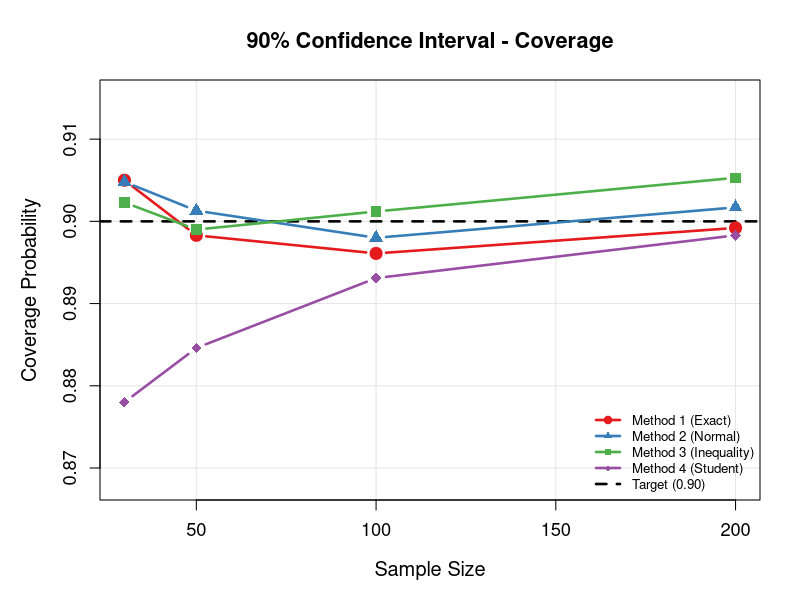
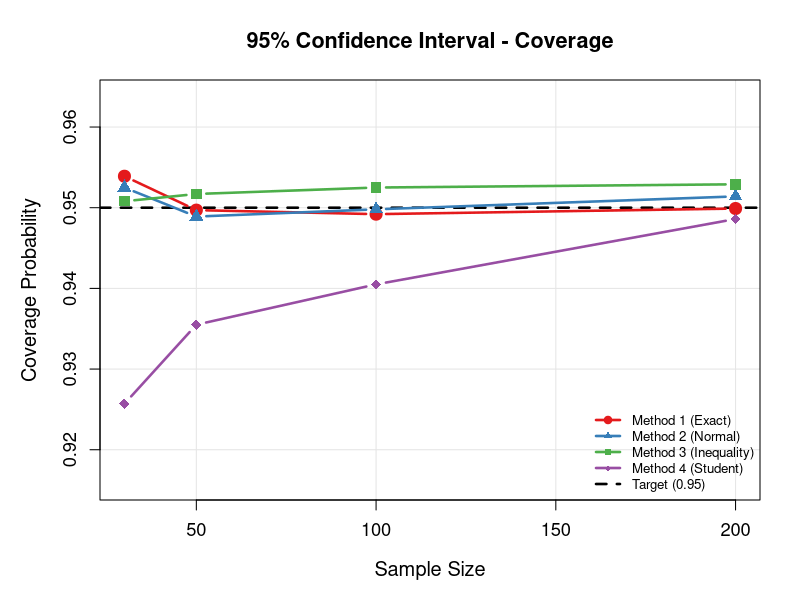
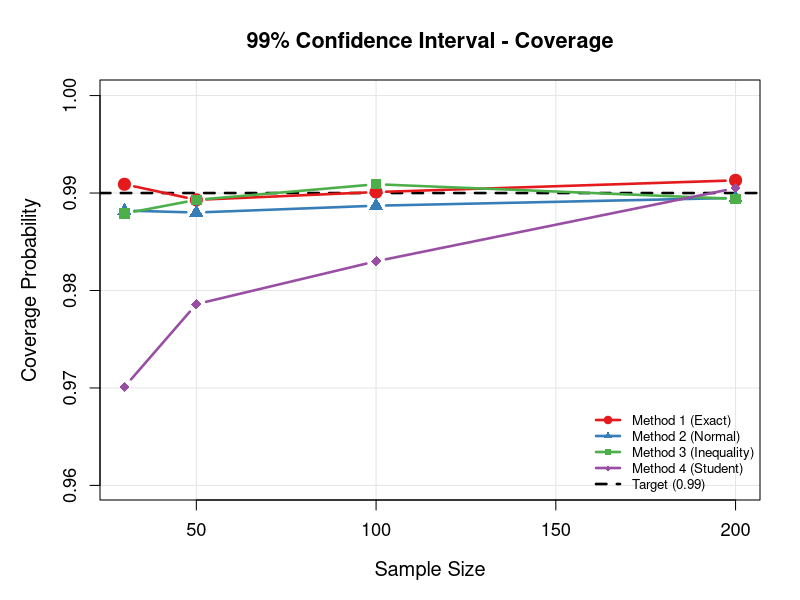
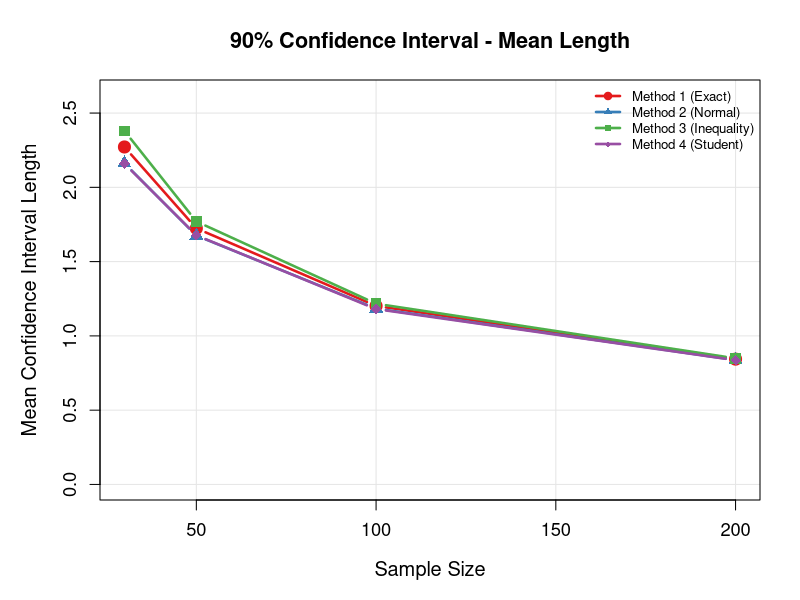
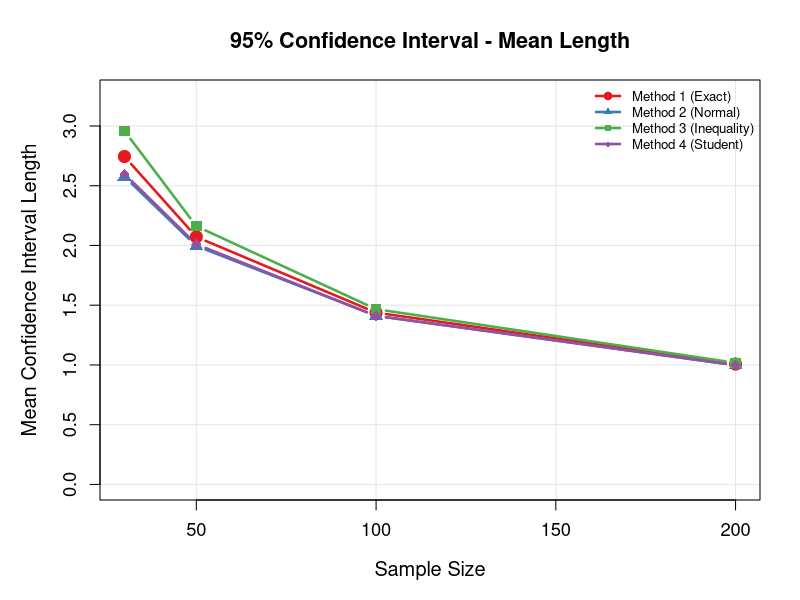
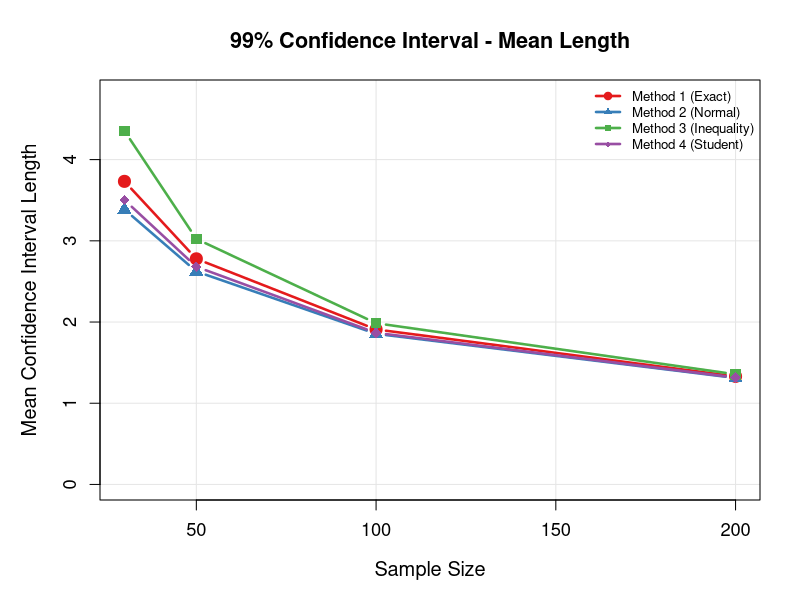
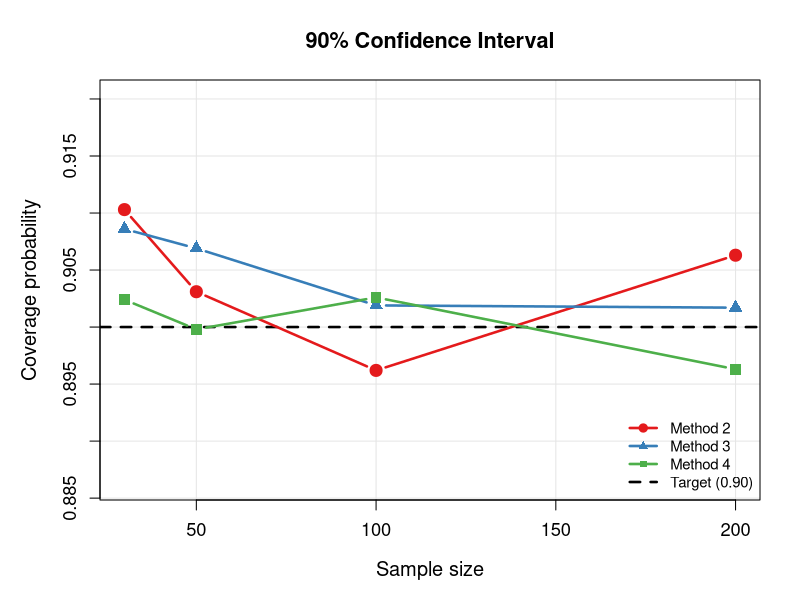
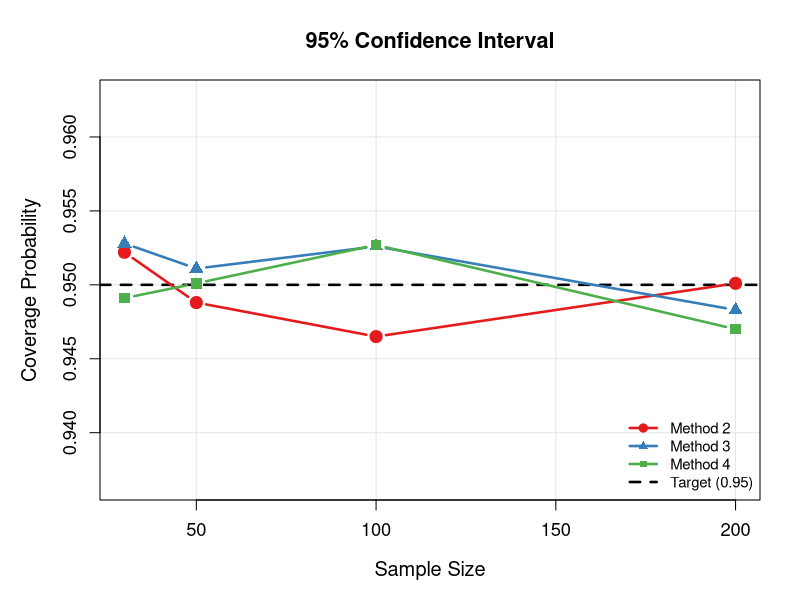

Recreate these plots in R, in order.
## ---- chunk 1
# Initialization of variables
id <- 36
set.seed(id)
theta <- id / 10
alpha_list <- c(0.1, 0.05, 0.01) # levels of alpha
n <- c(30, 50, 100, 200) # sample sizes
M <- 10000 # times to replicate

cat("True parameter theta =", theta, "\n")
cat("This corresponds to lambda =", 1 / theta, "\n\n")
## ---- chunk 2
coverage1 <- matrix(0, nrow = length(n), ncol = length(alpha_list))
avgLength1 <- matrix(0, nrow = length(n), ncol = length(alpha_list))
sdLength1 <- matrix(0, nrow = length(n), ncol = length(alpha_list))

for (i in 1:length(n)) {
  ni <- n[i]
  lambda <- 1/theta

  # Generate samples from exponential distribution
  samples <- matrix(rexp(ni * M, rate = lambda), nrow = ni, ncol = M)
  sample_means <- colMeans(samples)

  for (j in 1:length(alpha_list)) {
    alpha <- alpha_list[j]
    confidenceLevel <- 1 - alpha

    # Using the fact that 2*lambda*n*X_bar ~ chi-squared(2n)
    # We need quantiles of chi-squared distribution
    chi_lower <- qchisq(alpha/2, df = 2*ni)
    chi_upper <- qchisq(1 - alpha/2, df = 2*ni)

    # Confidence interval for theta: [2*n*X_bar/chi_upper, 2*n*X_bar/chi_lower]
    lower <- (2 * ni * sample_means) / chi_upper
    upper <- (2 * ni * sample_means) / chi_lower

    coverage <- mean((lower <= theta) & (theta <= upper))
    lengths <- upper - lower
    meanLength <- mean(lengths)
    sdLengths <- sd(lengths)

    coverage1[i, j] <- coverage
    avgLength1[i, j] <- meanLength
    sdLength1[i, j] <- sdLengths
  }
}
## ---- chunk 3
coverage2 <- matrix(0, nrow = length(n), ncol = length(alpha_list))
avgLength2 <- matrix(0, nrow = length(n), ncol = length(alpha_list))
sdLength2 <- matrix(0, nrow = length(n), ncol = length(alpha_list))

for (i in 1:length(n)) {
  ni <- n[i]
  lambda <- 1/theta

  samples <- matrix(rexp(ni * M, rate = lambda), nrow = ni, ncol = M)
  sample_means <- colMeans(samples)

  for (j in 1:length(alpha_list)) {
    alpha <- alpha_list[j]
    confidenceLevel <- 1 - alpha
    critical <- qnorm(1 - alpha/2)

    # Using known variance sigma^2 = theta^2
    err <- critical * theta / sqrt(ni)
    lower <- sample_means - err
    upper <- sample_means + err

    coverage <- mean((lower <= theta) & (theta <= upper))
    lengths <- upper - lower
    meanLength <- mean(lengths)
    sdLengths <- sd(lengths)

    coverage2[i, j] <- coverage
    avgLength2[i, j] <- meanLength
    sdLength2[i, j] <- sdLengths
  }
}
## ---- chunk 4
coverage3 <- matrix(0, nrow = length(n), ncol = length(alpha_list))
avgLength3 <- matrix(0, nrow = length(n), ncol = length(alpha_list))
sdLength3 <- matrix(0, nrow = length(n), ncol = length(alpha_list))

for (i in seq_along(n)) {
  ni <- n[i]
  lambda <- 1/theta

  samples <- matrix(rexp(ni * M, rate = lambda), nrow = ni, ncol = M)
  sample_means <- colMeans(samples)

  for (j in seq_along(alpha_list)) {
    alpha <- alpha_list[j]
    z <- qnorm(1 - alpha/2)

    # method 3 interval
    lower <- sample_means / (1 + z / sqrt(ni))
    upper <- sample_means / (1 - z / sqrt(ni))

    coverage3[i,j] <- mean(lower <= theta & theta <= upper)
    lengths <- upper - lower

    avgLength3[i,j] <- mean(lengths)
    sdLength3[i,j] <- sd(lengths)
  }
}
## ---- chunk 5
coverage4 <- matrix(0, nrow = length(n), ncol = length(alpha_list))
avgLength4 <- matrix(0, nrow = length(n), ncol = length(alpha_list))
sdLength4 <- matrix(0, nrow = length(n), ncol = length(alpha_list))

for (i in 1:length(n)) {
  ni <- n[i]
  lambda <- 1/theta

  samples <- matrix(rexp(ni * M, rate = lambda), nrow = ni, ncol = M)
  sample_means <- colMeans(samples)
  sample_sds <- apply(samples, 2, sd)

  for (j in 1:length(alpha_list)) {
    alpha <- alpha_list[j]
    confidenceLevel <- 1 - alpha
    critical <- qt(1 - alpha/2, df = ni - 1)

    error <- critical * sample_sds / sqrt(ni)
    lower <- sample_means - error
    upper <- sample_means + error

    coverage <- mean((lower <= theta) & (theta <= upper))
    lengths <- upper - lower
    meanLength <- mean(lengths)
    sdLength <- sd(lengths)

    coverage4[i, j] <- coverage
    avgLength4[i, j] <- meanLength
    sdLength4[i, j] <- sdLength
  }
}
## ---- chunk 6
library(knitr) # for kable()

for (j in 1:length(alpha_list)) {
  alpha <- alpha_list[j]
  confidenceLevel <- 1 - alpha

  cat("Confidence level:", confidenceLevel * 100, "%\n")

  # Coverage Probabilities Table
  cat("Coverage Probabilities and Errors\n")
  comparison_df <- data.frame(
    n = n,
    M1_Coverage = sprintf("%.4f", coverage1[, j]),
    M1_Error = sprintf("%.4f", abs(coverage1[, j] - confidenceLevel)),
    M2_Coverage = sprintf("%.4f", coverage2[, j]),
    M2_Error = sprintf("%.4f", abs(coverage2[, j] - confidenceLevel)),
    M3_Coverage = sprintf("%.4f", coverage3[, j]),
    M3_Error = sprintf("%.4f", abs(coverage3[, j] - confidenceLevel)),
    M4_Coverage = sprintf("%.4f", coverage4[, j]),
    M4_Error = sprintf("%.4f", abs(coverage4[, j] - confidenceLevel))
  )
  colnames(comparison_df) <- c("n", "M1 Cov", "M1 Err", "M2 Cov", "M2 Err",
                                "M3 Cov", "M3 Err", "M4 Cov", "M4 Err")
  print(kable(comparison_df, align = 'c'))

  cat("\n")
  cat(sprintf("Target Coverage: %.4f\n", confidenceLevel))
  cat(sprintf("Best Coverage Accuracy: Method %d (min error = %.4f)\n",
              which.min(c(mean(abs(coverage1[, j] - confidenceLevel)),
                         mean(abs(coverage2[, j] - confidenceLevel)),
                         mean(abs(coverage3[, j] - confidenceLevel)),
                         mean(abs(coverage4[, j] - confidenceLevel)))),
              min(c(mean(abs(coverage1[, j] - confidenceLevel)),
                   mean(abs(coverage2[, j] - confidenceLevel)),
                   mean(abs(coverage3[, j] - confidenceLevel)),
                   mean(abs(coverage4[, j] - confidenceLevel))))))
  cat("------------------------------------------------------------------------")

  # Mean Interval Lengths Table
  cat("\n\nMean Confidence Interval Lengths\n")
  length_df <- data.frame(
    n = n,
    Method1 = sprintf("%.4f", avgLength1[, j]),
    Method2 = sprintf("%.4f", avgLength2[, j]),
    Method3 = sprintf("%.4f", avgLength3[, j]),
    Method4 = sprintf("%.4f", avgLength4[, j])
  )
  colnames(length_df) <- c("n", "M1 (Exact)", "M2 (Normal)", "M3 (Inequality)", "M4 (Student)")
  print(kable(length_df, align = 'c'))

  cat("\n")
  cat(sprintf("Shortest Average Length: Method 1 = %.4f (n=%d)\n",
              min(avgLength1[, j]), n[which.min(avgLength1[, j])]))

  cat("------------------------------------------------------------------------")
  # Relative Efficiency Table
  cat("\n\nRelative Efficiency (Ratio to Method 1)\n")
  efficiency_df <- data.frame(
    n = n,
    Method1 = sprintf("%.4f", rep(1.0, length(n))),
    Method2 = sprintf("%.4f", avgLength2[, j] / avgLength1[, j]),
    Method3 = sprintf("%.4f", avgLength3[, j] / avgLength1[, j]),
    Method4 = sprintf("%.4f", avgLength4[, j] / avgLength1[, j])
  )
  colnames(efficiency_df) <- c("n", "M1 (Exact)", "M2 (Normal)", "M3 (Inequality)", "M4 (Student)")
  print(kable(efficiency_df, align = 'c'))

  cat("========================================================================\n")
  cat("\n")
}
## ---- chunk 7
colors <- c("#E41A1C", "#377EB8", "#4DAF4A", "#984EA3")
method_names <- c("Method 1 (Exact)", "Method 2 (Normal)",
                  "Method 3 (Inequality)", "Method 4 (Student)")

par(mfrow = c(1, 1), mar = c(5, 5, 4, 2))
j <- 1
alpha <- alpha_list[j]
conf_level <- 1 - alpha

all_coverage <- c(coverage1[, j], coverage2[, j], coverage3[, j], coverage4[, j])
y_min <- max(0.80, min(all_coverage) - 0.01)
y_max <- min(1.00, max(all_coverage) + 0.01)

plot(n, coverage1[, j], type = "n",
     ylim = c(y_min, y_max),
     xlab = "Sample Size",
     ylab = "Coverage Probability",
     main = sprintf("%.0f%% Confidence Interval - Coverage",
                    conf_level * 100),
     panel.first = grid(col = "gray90", lty = 1),
     cex.lab = 1.2, cex.main = 1.3, cex.axis = 1.1)

abline(h = conf_level, lty = 2, col = "black", lwd = 2.5)

lines(n, coverage1[, j], type = "b", pch = 19, col = colors[1], lwd = 2.5, cex = 1.4)
lines(n, coverage2[, j], type = "b", pch = 17, col = colors[2], lwd = 2.5, cex = 1.4)
lines(n, coverage3[, j], type = "b", pch = 15, col = colors[3], lwd = 2.5, cex = 1.4)
lines(n, coverage4[, j], type = "b", pch = 18, col = colors[4], lwd = 2.5, cex = 1.4)

legend("bottomright",
       legend = c(method_names, sprintf("Target (%.2f)", conf_level)),
       col = c(colors, "black"),
       pch = c(19, 17, 15, 18, NA),
       lty = c(1, 1, 1, 1, 2),
       lwd = 2.5,
       bty = "n",
       cex = 0.8)
## ---- chunk 8
par(mfrow = c(1, 1), mar = c(5, 5, 4, 2))
j <- 2
alpha <- alpha_list[j]
conf_level <- 1 - alpha

all_coverage <- c(coverage1[, j], coverage2[, j], coverage3[, j], coverage4[, j])
y_min <- max(0.80, min(all_coverage) - 0.01)
y_max <- min(1.00, max(all_coverage) + 0.01)

plot(n, coverage1[, j], type = "n",
     ylim = c(y_min, y_max),
     xlab = "Sample Size",
     ylab = "Coverage Probability",
     main = sprintf("%.0f%% Confidence Interval - Coverage",
                    conf_level * 100),
     panel.first = grid(col = "gray90", lty = 1),
     cex.lab = 1.2, cex.main = 1.3, cex.axis = 1.1)

abline(h = conf_level, lty = 2, col = "black", lwd = 2.5)

lines(n, coverage1[, j], type = "b", pch = 19, col = colors[1], lwd = 2.5, cex = 1.4)
lines(n, coverage2[, j], type = "b", pch = 17, col = colors[2], lwd = 2.5, cex = 1.4)
lines(n, coverage3[, j], type = "b", pch = 15, col = colors[3], lwd = 2.5, cex = 1.4)
lines(n, coverage4[, j], type = "b", pch = 18, col = colors[4], lwd = 2.5, cex = 1.4)

legend("bottomright",
       legend = c(method_names, sprintf("Target (%.2f)", conf_level)),
       col = c(colors, "black"),
       pch = c(19, 17, 15, 18, NA),
       lty = c(1, 1, 1, 1, 2),
       lwd = 2.5,
       bty = "n",
       cex = 0.8)
## ---- chunk 9
par(mfrow = c(1, 1), mar = c(5, 5, 4, 2))
j <- 3
alpha <- alpha_list[j]
conf_level <- 1 - alpha

all_coverage <- c(coverage1[, j], coverage2[, j], coverage3[, j], coverage4[, j])
y_min <- max(0.80, min(all_coverage) - 0.01)
y_max <- min(1.00, max(all_coverage) + 0.01)

plot(n, coverage1[, j], type = "n",
     ylim = c(y_min, y_max),
     xlab = "Sample Size",
     ylab = "Coverage Probability",
     main = sprintf("%.0f%% Confidence Interval - Coverage",
                    conf_level * 100),
     panel.first = grid(col = "gray90", lty = 1),
     cex.lab = 1.2, cex.main = 1.3, cex.axis = 1.1)

abline(h = conf_level, lty = 2, col = "black", lwd = 2.5)

lines(n, coverage1[, j], type = "b", pch = 19, col = colors[1], lwd = 2.5, cex = 1.4)
lines(n, coverage2[, j], type = "b", pch = 17, col = colors[2], lwd = 2.5, cex = 1.4)
lines(n, coverage3[, j], type = "b", pch = 15, col = colors[3], lwd = 2.5, cex = 1.4)
lines(n, coverage4[, j], type = "b", pch = 18, col = colors[4], lwd = 2.5, cex = 1.4)

legend("bottomright",
       legend = c(method_names, sprintf("Target (%.2f)", conf_level)),
       col = c(colors, "black"),
       pch = c(19, 17, 15, 18, NA),
       lty = c(1, 1, 1, 1, 2),
       lwd = 2.5,
       bty = "n",
       cex = 0.8)
## ---- chunk 10
par(mfrow = c(1, 1), mar = c(5, 5, 4, 2))
j <- 1
alpha <- alpha_list[j]
conf_level <- 1 - alpha

all_lengths <- c(avgLength1[, j], avgLength2[, j], avgLength3[, j], avgLength4[, j])
y_max <- max(all_lengths) * 1.1

plot(n, avgLength1[, j], type = "n",
     ylim = c(0, y_max),
     xlab = "Sample Size",
     ylab = "Mean Confidence Interval Length",
     main = sprintf("%.0f%% Confidence Interval - Mean Length",
                    conf_level * 100),
     panel.first = grid(col = "gray90", lty = 1),
     cex.lab = 1.2, cex.main = 1.3, cex.axis = 1.1)

lines(n, avgLength1[, j], type = "b", pch = 19, col = colors[1], lwd = 2.5, cex = 1.4)
lines(n, avgLength2[, j], type = "b", pch = 17, col = colors[2], lwd = 2.5, cex = 1.4)
lines(n, avgLength3[, j], type = "b", pch = 15, col = colors[3], lwd = 2.5, cex = 1.4)
lines(n, avgLength4[, j], type = "b", pch = 18, col = colors[4], lwd = 2.5, cex = 1.4)

legend("topright",
       legend = method_names,
       col = colors,
       pch = c(19, 17, 15, 18),
       lty = 1,
       lwd = 2.5,
       bty = "n",
       cex = 0.8)
## ---- chunk 11
par(mfrow = c(1, 1), mar = c(5, 5, 4, 2))
j <- 2
alpha <- alpha_list[j]
conf_level <- 1 - alpha

all_lengths <- c(avgLength1[, j], avgLength2[, j], avgLength3[, j], avgLength4[, j])
y_max <- max(all_lengths) * 1.1

plot(n, avgLength1[, j], type = "n",
     ylim = c(0, y_max),
     xlab = "Sample Size",
     ylab = "Mean Confidence Interval Length",
     main = sprintf("%.0f%% Confidence Interval - Mean Length",
                    conf_level * 100),
     panel.first = grid(col = "gray90", lty = 1),
     cex.lab = 1.2, cex.main = 1.3, cex.axis = 1.1)

lines(n, avgLength1[, j], type = "b", pch = 19, col = colors[1], lwd = 2.5, cex = 1.4)
lines(n, avgLength2[, j], type = "b", pch = 17, col = colors[2], lwd = 2.5, cex = 1.4)
lines(n, avgLength3[, j], type = "b", pch = 15, col = colors[3], lwd = 2.5, cex = 1.4)
lines(n, avgLength4[, j], type = "b", pch = 18, col = colors[4], lwd = 2.5, cex = 1.4)

legend("topright",
       legend = method_names,
       col = colors,
       pch = c(19, 17, 15, 18),
       lty = 1,
       lwd = 2.5,
       bty = "n",
       cex = 0.8)
## ---- chunk 12
par(mfrow = c(1, 1), mar = c(5, 5, 4, 2))
j <- 3
alpha <- alpha_list[j]
conf_level <- 1 - alpha

all_lengths <- c(avgLength1[, j], avgLength2[, j], avgLength3[, j], avgLength4[, j])
y_max <- max(all_lengths) * 1.1

plot(n, avgLength1[, j], type = "n",
     ylim = c(0, y_max),
     xlab = "Sample Size",
     ylab = "Mean Confidence Interval Length",
     main = sprintf("%.0f%% Confidence Interval - Mean Length",
                    conf_level * 100),
     panel.first = grid(col = "gray90", lty = 1),
     cex.lab = 1.2, cex.main = 1.3, cex.axis = 1.1)

lines(n, avgLength1[, j], type = "b", pch = 19, col = colors[1], lwd = 2.5, cex = 1.4)
lines(n, avgLength2[, j], type = "b", pch = 17, col = colors[2], lwd = 2.5, cex = 1.4)
lines(n, avgLength3[, j], type = "b", pch = 15, col = colors[3], lwd = 2.5, cex = 1.4)
lines(n, avgLength4[, j], type = "b", pch = 18, col = colors[4], lwd = 2.5, cex = 1.4)

legend("topright",
       legend = method_names,
       col = colors,
       pch = c(19, 17, 15, 18),
       lty = 1,
       lwd = 2.5,
       bty = "n",
       cex = 0.8)
## ---- chunk 13
#initialization of our variables
id <- 36
set.seed(id)
theta <- id/10
alpha_list <- c(0.1, 0.05, 0.01) # levels of alpha
n <- c(30, 50, 100, 200) # sample sizes
M <- 10000 #times to replicate
## ---- chunk 14
coverage2 <- matrix(0, nrow = length(n), ncol = length(alpha_list))
avgLength2 <- matrix(0, nrow = length(n), ncol = length(alpha_list)) #avarage length of confidence intervals we just add them and devide on number of them
sdLength2 <- matrix(0, nrow = length(n), ncol = length(alpha_list))

for (i in 1:length(n)){
  ni <- n[i]
  #cat("sample size = ", ni, "\n")
  samples <- matrix (rpois(ni * M, lambda = theta), nrow = ni, ncol = M) #just generatind n samples using rpois
  sample_means <- colMeans(samples)
  for (j in 1:length(alpha_list)){
    alpha <- alpha_list[j]
    confidenceLevel <- 1 - alpha
    critical <- qnorm(1-alpha/2)

    err <- critical * sqrt(theta / ni)
    lower <- sample_means - err
    upper <- sample_means +err

    coverage <- mean((lower <= theta) & (theta <= upper))
    lengths <- upper - lower
    meanLength <- mean(lengths)
    sdLengths <- sd(lengths)

    coverage2[i, j] <- coverage
    avgLength2[i, j] <- meanLength
    sdLength2[i, j] <- sdLengths

#cat("confidence level = ", confidenceLevel * 100, "%\n")
    #cat(sprintf("coverage probability: %.4f and expected: %.4f", coverage, confidenceLevel), "\n")
    #cat("coverage error: ",abs(coverage - confidenceLevel) * 100, "\n")
    #cat("mean critical interval length: ", meanLength, "\n")
    #cat("SD of critical length  ", sdLengths, "\n")
    #cat("сritical value ", critical, "\n\n")
  }
}
## ---- chunk 15
coverage3 <- matrix(0, nrow = length(n), ncol = length(alpha_list))
avgLength3 <- matrix(0, nrow = length(n), ncol = length(alpha_list)) #avarage length of confidence intervals we just add them and devide on number of them
sdLength3 <- matrix(0, nrow = length(n), ncol = length(alpha_list))

for (i in 1:length(n)) {
  ni <- n[i]
  #cat("sample size =", ni, "\n")

  samples <- matrix(rpois(ni * M, lambda = theta), nrow = ni, ncol = M)
  sample_means <- colMeans(samples)

  for (j in 1:length(alpha_list)) {
    alpha <- alpha_list[j]
    confidenceLevel <- 1 - alpha
    critical <- qnorm(1 - alpha/2)

    a <- 1
    b <- -(2 * sample_means + critical^2 /ni)
    c <- sample_means^2

    discriminant <- b^2 - 4 * a * c

    lower <- (-b - sqrt(discriminant)) / (2 * a)
    upper <- (-b + sqrt(discriminant)) / (2 * a)


    coverage <- mean((lower <= theta) & (theta <= upper))
    lengths <- upper - lower
    meanLength <- mean(lengths)
    sdLength <- sd(lengths)

    coverage3[i, j] <- coverage
    avgLength3[i, j] <- meanLength
    sdLength3[i, j] <- sdLength

    #cat("confidence level = ", confidenceLevel * 100, "%\n")
    #cat(sprintf("coverage probability: %.4f and expected: %.4f", coverage, confidenceLevel), "\n")
    #cat("coverage error: ", abs(coverage - confidenceLevel) * 100, "\n")
    #cat("mean critical interval length: ", meanLength, "\n")
    #cat("SD of critical length  ", sdLength, "\n")
    #cat("сritical value ", critical, "\n\n")
  }
}
## ---- chunk 16
coverage4 <- matrix(0, nrow = length(n), ncol = length(alpha_list))
avgLength4 <- matrix(0, nrow = length(n), ncol = length(alpha_list)) #avarage length of confidence intervals we just add them and devide on number of them
sdLength4 <- matrix(0, nrow = length(n), ncol = length(alpha_list))
for (i in 1:length(n)) {
  ni <- n[i]
  #cat("sample size =", ni, "\n")

  samples <- matrix(rpois(ni * M, lambda = theta), nrow = ni, ncol = M)
  sample_means <- colMeans(samples)
  sample_sds <- apply(samples, 2, sd)

  for (j in 1:length(alpha_list)) {
    alpha <- alpha_list[j]
    confidenceLevel <- 1 - alpha
    critical <- qt(1 - alpha/2, df = ni - 1)

    error <- critical * sample_sds / sqrt(ni)
    lower <- sample_means - error
    upper <- sample_means + error

    coverage <- mean((lower <= theta) & (theta <= upper))
    lengths <- upper - lower
    meanLength <- mean(lengths)
    sdLength <- sd(lengths)

    coverage4[i, j] <- coverage
    avgLength4[i, j] <- meanLength
    sdLength4[i, j] <- sdLength
    #cat("confidence level = ", confidenceLevel * 100, "%\n")
    #cat(sprintf("coverage probability: %.4f and expected: %.4f", coverage, confidenceLevel), "\n")
    #cat("coverage error: ",abs(coverage - confidenceLevel) * 100, "\n")
    #cat("mean critical interval length: ", meanLength, "\n")
    #cat("SD of critical length  ", sdLength, "\n")
    #cat("сritical value ", critical, "\n\n")
  }
}

## ---- chunk 17
for (j in 1:length(alpha_list)) {
  alpha <- alpha_list[j]
  confidenceLevel <- 1 - alpha
  comparison_df <- data.frame(
    n = n,
    Method2 = coverage2[, j],
    Method3 = coverage3[, j],
    Method4 = coverage4[, j],
    M2_Error = abs(coverage2[, j] - confidenceLevel),
    M3_Error = abs(coverage3[, j] - confidenceLevel),
    M4_Error = abs(coverage4[, j] - confidenceLevel)
  )
  print(comparison_df, digits = 4)

  length_df <- data.frame(
    n = n,
    Method2 = avgLength2[, j],
    Method3 = avgLength3[, j],
    Method4 = avgLength4[, j]
  )
  print(length_df, digits = 4)

  efficiency_df <- data.frame(
    n = n,
    Method2 = rep(1.0, length(n)),
    Method3 = avgLength3[, j] / avgLength2[, j],
    Method4 = avgLength4[, j] / avgLength2[, j]
  )
  print(efficiency_df, digits = 4)
}
## ---- chunk 18
colors <- c("#E41A1C", "#377EB8", "#4DAF4A")
method_names <- c("Method 2", "Method 3", "Method 4")

par(mfrow = c(1, 1), mar = c(5, 5, 4, 2))
j <- 1
alpha <- alpha_list[j]
conf_level <- 1 - alpha

all_coverage <- c(coverage2[, j], coverage3[, j], coverage4[, j])
y_min <- max(0.80, min(all_coverage) - 0.01)
y_max <- min(1.00, max(all_coverage) + 0.01)

plot(n, coverage2[, j], type = "n",
     ylim = c(y_min, y_max),
     xlab = "Sample size",
     ylab = "Coverage probability",
     main = sprintf("%.0f%% Confidence Interval",
                    conf_level * 100),
     panel.first = grid(col = "gray90", lty = 1),
     cex.lab = 1.2, cex.main = 1.3, cex.axis = 1.1)

abline(h = conf_level, lty = 2, col = "black", lwd = 2.5)

lines(n, coverage2[, j], type = "b", pch = 19, col = colors[1], lwd = 2.5, cex = 1.4)
lines(n, coverage3[, j], type = "b", pch = 17, col = colors[2], lwd = 2.5, cex = 1.4)
lines(n, coverage4[, j], type = "b", pch = 15, col = colors[3], lwd = 2.5, cex = 1.4)

legend("bottomright",
       legend = c(method_names, sprintf("Target (%.2f)", conf_level)),
       col = c(colors, "black"),
       pch = c(19, 17, 15, NA),
       lty = c(1, 1, 1, 2),
       lwd = 2.5,
       bty = "n",
       cex = 0.9)

## ---- chunk 19
par(mfrow = c(1, 1), mar = c(5, 5, 4, 2))
j <- 2
alpha <- alpha_list[j]
conf_level <- 1 - alpha

all_coverage <- c(coverage2[, j], coverage3[, j], coverage4[, j])
y_min <- max(0.80, min(all_coverage) - 0.01)
y_max <- min(1.00, max(all_coverage) + 0.01)

plot(n, coverage2[, j], type = "n",
     ylim = c(y_min, y_max),
     xlab = "Sample Size",
     ylab = "Coverage Probability",
     main = sprintf("%.0f%% Confidence Interval",
                    conf_level * 100),
     panel.first = grid(col = "gray90", lty = 1),
     cex.lab = 1.2, cex.main = 1.3, cex.axis = 1.1)

abline(h = conf_level, lty = 2, col = "black", lwd = 2.5)

lines(n, coverage2[, j], type = "b", pch = 19, col = colors[1], lwd = 2.5, cex = 1.4)
lines(n, coverage3[, j], type = "b", pch = 17, col = colors[2], lwd = 2.5, cex = 1.4)
lines(n, coverage4[, j], type = "b", pch = 15, col = colors[3], lwd = 2.5, cex = 1.4)

legend("bottomright",
       legend = c(method_names, sprintf("Target (%.2f)", conf_level)),
       col = c(colors, "black"),
       pch = c(19, 17, 15, NA),
       lty = c(1, 1, 1, 2),
       lwd = 2.5,
       bty = "n",
       cex = 0.9)

## ---- chunk 20
par(mfrow = c(1, 1), mar = c(5, 5, 4, 2))
j <- 3
alpha <- alpha_list[j]
conf_level <- 1 - alpha

all_coverage <- c(coverage2[, j], coverage3[, j], coverage4[, j])
y_min <- max(0.80, min(all_coverage) - 0.01)
y_max <- min(1.00, max(all_coverage) + 0.01)

plot(n, coverage2[, j], type = "n",
     ylim = c(y_min, y_max),
     xlab = "Sample Size",
     ylab = "Coverage Probability",
     main = sprintf("%.0f%% Confidence Interval", conf_level * 100),
     panel.first = grid(col = "gray90", lty = 1),
     cex.lab = 1.2, cex.main = 1.3, cex.axis = 1.1)

abline(h = conf_level, lty = 2, col = "black", lwd = 2.5)

lines(n, coverage2[, j], type = "b", pch = 19, col = colors[1], lwd = 2.5, cex = 1.4)
lines(n, coverage3[, j], type = "b", pch = 17, col = colors[2], lwd = 2.5, cex = 1.4)
lines(n, coverage4[, j], type = "b", pch = 15, col = colors[3], lwd = 2.5, cex = 1.4)

legend("bottomright",
       legend = c(method_names, sprintf("Target (%.2f)", conf_level)),
       col = c(colors, "black"),
       pch = c(19, 17, 15, NA),
       lty = c(1, 1, 1, 2),
       lwd = 2.5,
       bty = "n",
       cex = 0.9)

## ---- chunk 21
par(mfrow = c(1, 1), mar = c(5, 5, 4, 2))
j <- 1
alpha <- alpha_list[j]
conf_level <- 1 - alpha

all_lengths <- c(avgLength2[, j], avgLength3[, j], avgLength4[, j])
y_max <- max(all_lengths) * 1.1

plot(n, avgLength2[, j], type = "n",
     ylim = c(0, y_max),
     xlab = "Sample Size",
     ylab = "Mean Confidence Interval Length",
     main = sprintf("%.0f%% Confidence Interval",conf_level * 100),
     panel.first = grid(col = "gray90", lty = 1),
     cex.lab = 1.2, cex.main = 1.3, cex.axis = 1.1)

lines(n, avgLength2[, j], type = "b", pch = 19, col = colors[1], lwd = 2.5, cex = 1.4)
lines(n, avgLength3[, j], type = "b", pch = 17, col = colors[2], lwd = 2.5, cex = 1.4)
lines(n, avgLength4[, j], type = "b", pch = 15, col = colors[3], lwd = 2.5, cex = 1.4)

legend("topright",
       legend = method_names,
       col = colors,
       pch = c(19, 17, 15),
       lty = 1,
       lwd = 2.5,
       bty = "n",
       cex = 0.9)
## ---- chunk 22
par(mfrow = c(1, 1), mar = c(5, 5, 4, 2))
j <- 2
alpha <- alpha_list[j]
conf_level <- 1 - alpha

all_lengths <- c(avgLength2[, j], avgLength3[, j], avgLength4[, j])
y_max <- max(all_lengths) * 1.1

plot(n, avgLength2[, j], type = "n",
     ylim = c(0, y_max),
     xlab = "Sample Size",
     ylab = "Mean Confidence Interval Length",
     main = sprintf("Mean CI Length: %.0f%% Confidence Interval",
                    conf_level * 100, alpha),
     panel.first = grid(col = "gray90", lty = 1),
     cex.lab = 1.2, cex.main = 1.3, cex.axis = 1.1)

lines(n, avgLength2[, j], type = "b", pch = 19, col = colors[1], lwd = 2.5, cex = 1.4)
lines(n, avgLength3[, j], type = "b", pch = 17, col = colors[2], lwd = 2.5, cex = 1.4)
lines(n, avgLength4[, j], type = "b", pch = 15, col = colors[3], lwd = 2.5, cex = 1.4)

legend("topright",
       legend = method_names,
       col = colors,
       pch = c(19, 17, 15),
       lty = 1,
       lwd = 2.5,
       bty = "n",
       cex = 0.9)
## ---- chunk 23
par(mfrow = c(1, 1), mar = c(5, 5, 4, 2))
j <- 3
alpha <- alpha_list[j]
conf_level <- 1 - alpha

all_lengths <- c(avgLength2[, j], avgLength3[, j], avgLength4[, j])
y_max <- max(all_lengths) * 1.1

plot(n, avgLength2[, j], type = "n",
     ylim = c(0, y_max),
     xlab = "Sample Size (n)",
     ylab = "Mean Confidence Interval Length",
     main = sprintf("Mean CI Length: %.0f%% Confidence Interval",
                    conf_level * 100),
     panel.first = grid(col = "gray90", lty = 1),
     cex.lab = 1.2, cex.main = 1.3, cex.axis = 1.1)

lines(n, avgLength2[, j], type = "b", pch = 19, col = colors[1], lwd = 2.5, cex = 1.4)
lines(n, avgLength3[, j], type = "b", pch = 17, col = colors[2], lwd = 2.5, cex = 1.4)
lines(n, avgLength4[, j], type = "b", pch = 15, col = colors[3], lwd = 2.5, cex = 1.4)

legend("topright",
       legend = method_names,
       col = colors,
       pch = c(19, 17, 15),
       lty = 1,
       lwd = 2.5,
       bty = "n",
       cex = 0.9)
## ---- chunk 24
id <- 36
set.seed(36)
mu <- 10
sigma_squared <- 4
sigma <- sqrt(sigma_squared)

cat("Population Mean (mu):", mu, "\n")
cat("Population Variance (sigma_squared):", sigma_squared, "\n")

## ---- chunk 25
n_values <- c(10, 50, 100, 1000)
for (n in n_values){
  dataset <- rnorm(n, mean = mu, sd = sigma)
  head(dataset)
  sample_mean <- mean(dataset)
  sample_variance <- var(dataset)
  cat("Sample Mean:", sample_mean, "\n")
  cat("Sample Variance:", sample_variance, "\n")

  sigma_n_squared <- sum((dataset - sample_mean)^2)/n
  cat("for n ", n, "sigma n squared", sigma_n_squared, "\n")
  sigma_n_minus1_squared <- sum((dataset - sample_mean)^2)/(n-1)
  cat("for n ", n, "sigma n-1  squared", sigma_n_minus1_squared, "\n")

  bias_sigma_n_squared <- sigma_n_squared - sigma_squared
  cat("Bias for sigma n squared", bias_sigma_n_squared, "\n")
  bias_sigma_n_minus1_squared <- sigma_n_minus1_squared - sigma_squared
  cat("Bias for sigma n - 1 squared", bias_sigma_n_minus1_squared, "\n")
}
